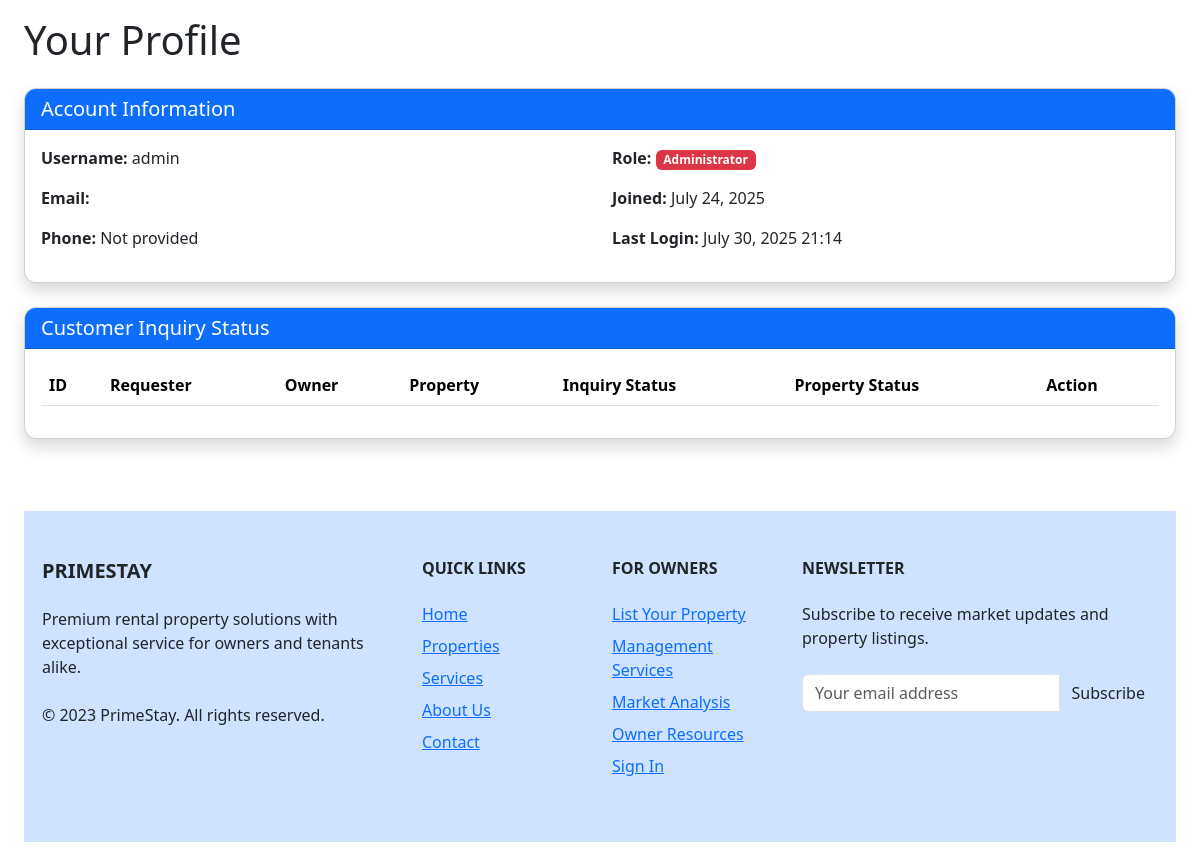
/porfile/ (signed in), run on an earlier commit of the app's database.
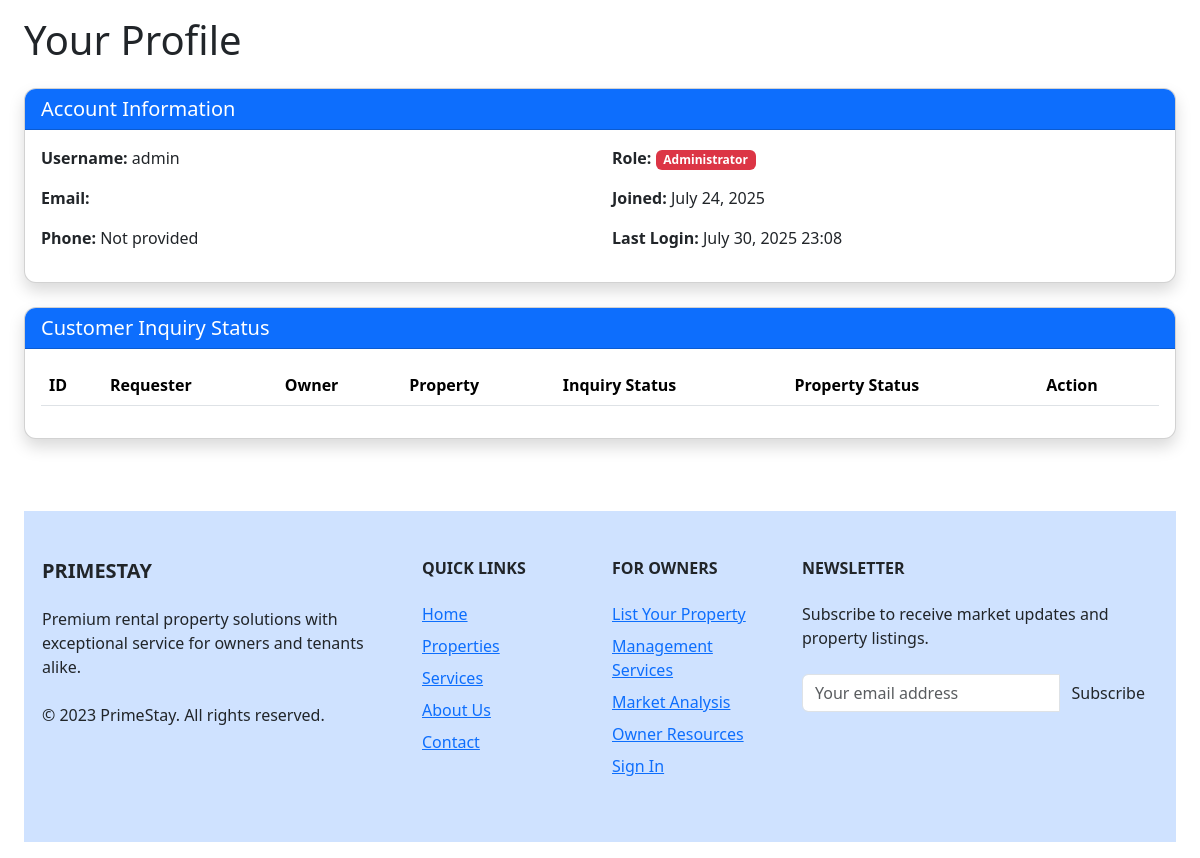
And on a later commit of the database.
### myapp/models.py (models this page shows, shortened)
class CustomUser(AbstractUser):
    ROLE_CHOICES = (
        ('ADMIN', 'Administrator'),
        ('CUSTOMER', 'Customer'),
        ('AGENCY', 'Agency'),
        ('OWNER', 'Property Owner'),
    )
    role = models.CharField(max_length=20, choices=ROLE_CHOICES, default='CUSTOMER')
    phone = models.CharField(max_length=15, blank=True)
    created_at = models.DateTimeField(auto_now_add=True)
    updated_at = models.DateTimeField(auto_now=True)

### myapp/views.py (the view, shortened to what this page needs)
# urls.py: path('porfile/',views.ProfileView.as_view(),name='profile'),
class ProfileView(View):
    def get_profile_context(self, user):
        profile = None
        form = None
        profile_type = None
        return profile, form, profile_type
    def get(self, request):
        if not request.user.is_authenticated:
            messages.warning(request, 'Please login to view your profile')
            return redirect('login')
        inquiry_list = Inquiry.objects.filter(agency_owner=request.user)
        customer_inquiry = Inquiry.objects.filter(customer = request.user)
        sp_list = SaveProperty.objects.filter(user=request.user)
        featured_properties = Property.objects.filter(is_featured=True,admin_approved ='APPROVED' )
        profile, form, profile_type = self.get_profile_context(request.user)
        saved_porperties = SaveProperty.objects.filter(user = request.user)
        save_property = SaveProperty.objects.filter(user=request.user.id)
        save_property_list = SaveProperty.objects.filter(user=request.user).values_list('property_id', flat=True)
        return render(request, 'profile.html', {
            'form': form,
            'profile': profile,
            'profile_type': profile_type,
            'user_role': request.user.get_role_display(),
            'sp_list':sp_list,
            'inquiry_list': inquiry_list,
            'customer_inquiry':customer_inquiry,
            'saved_porperties':saved_porperties,
            'save_property':save_property,
            'save_property_list':save_property_list
        })

### templates/profile.html (shortened to what this page needs)
{% extends 'base.html' %}
{% load static %}
{% block content %}
<div class="px-4 py-3">
    <h1 class="mb-4">Your Profile</h1>
    <div class="card shadow mb-4">
        <div class="card-header bg-primary text-white">
            <h2 class="h5 mb-0">Account Information</h2>
        </div>
        <div class="card-body">
            <div class="row">
                <div class="col-md-6">
                    <p><strong>Username:</strong> {{ user.username }}</p>
                    <p><strong>Email:</strong> {{ user.email }}</p>
                    <p><strong>Phone:</strong> {{ user.phone|default:"Not provided" }}</p>
                </div>
                <div class="col-md-6">
                    <p><strong>Role:</strong>
                        <span class="badge
                            {% if user.role == 'ADMIN' %}bg-danger
                            {% elif user.role == 'AGENCY' %}bg-warning text-dark
                            {% elif user.role == 'OWNER' %}bg-info
                            {% else %}bg-secondary{% endif %}">
                            {{ user.get_role_display }}
                        </span>
                    </p>
                    <p><strong>Joined:</strong> {{ user.date_joined|date:"F d, Y" }}</p>
                    <p><strong>Last Login:</strong> {{ user.last_login|date:"F d, Y H:i" }}</p>
                </div>
            </div>
        </div>
    </div>
<div class="card shadow mb-4">
  <div class="card-header bg-primary text-white">
            <h2 class="h5 mb-0">Customer Inquiry Status</h2>
        </div>
  <div class="card-body">
      <table class="table">
  <thead>
    <tr>
      <th>ID</th>
      <th>Requester</th>
      <th>Owner</th>
      <th>Property</th>
      <th>Inquiry Status</th>
      <th>Property Status</th>
      <th>Action</th>
    </tr>
  </thead>
 </table>
  </div>
</div>
<br>
<br>
{% include 'base/footer.html' %}
{% endblock %}

What changed in the data, as far as the page shows it:
changed CustomUser "admin": last_login "July 30, 2025 21:14" → "July 30, 2025 23:08"
